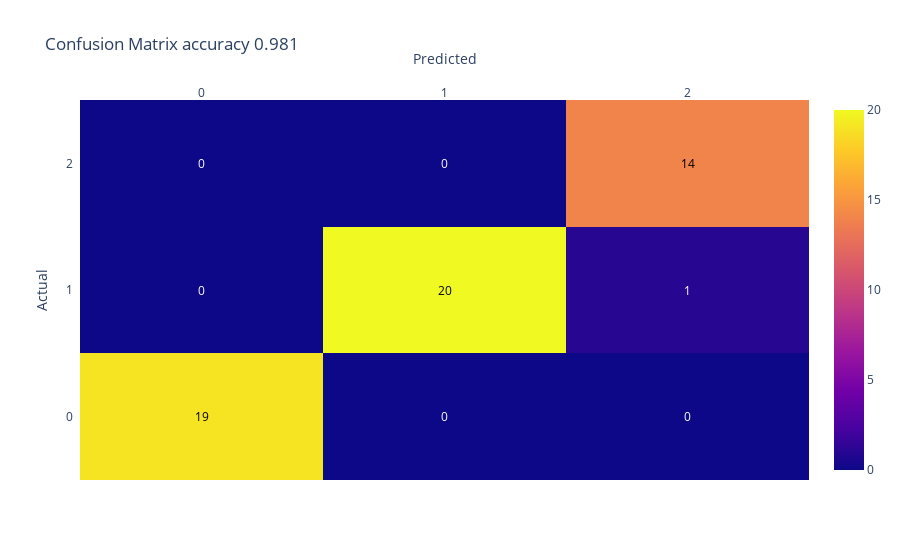

The code cell stored with this chart in its notebook:
### Code cell
X_train, X_test, y_train, y_test = train_test_split(X, y, test_size=0.30, random_state=42)
# train svm
from sklearn import svm
clf = svm.SVC(kernel='linear', C=1).fit(X_train, y_train)
accuracy = clf.score(X_test, y_test)
print("accuracy",accuracy)
# get confusion metrics
from sklearn.metrics import confusion_matrix
y_pred = clf.predict(X_test)
confusion_mat  = confusion_matrix(y_test, y_pred)

import plotly.figure_factory as ff
# set title and labels

fig = ff.create_annotated_heatmap(confusion_mat, x=['0', '1', '2'], y=['0', '1', '2'], annotation_text=confusion_mat, showscale=True)
fig.update_layout(title_text=f'Confusion Matrix accuracy {accuracy:.3f}', xaxis_title="Predicted", yaxis_title="Actual")
fig.show()

### Figure 1 — Plotly figure (JSON) as saved in the notebook; plotly's stock layout.template omitted (floating-point values rounded to 4 significant figures)
{"data": [{"colorscale": [[0, "#0d0887"], [0.1111, "#46039f"], [0.2222, "#7201a8"], [0.3333, "#9c179e"], [0.4444, "#bd3786"], [0.5556, "#d8576b"], [0.6667, "#ed7953"], [0.7778, "#fb9f3a"], [0.8889, "#fdca26"], [1, "#f0f921"]], "reversescale": false, "showscale": true, "type": "heatmap", "x": ["0", "1", "2"], "y": ["0", "1", "2"], "z": [[19, 0, 0], [0, 20, 1], [0, 0, 14]]}], "layout": {"annotations": [{"font": {"color": "#000000"}, "showarrow": false, "text": "19", "x": "0", "xref": "x", "y": "0", "yref": "y"}, {"font": {"color": "#FFFFFF"}, "showarrow": false, "text": "0", "x": "1", "xref": "x", "y": "0", "yref": "y"}, {"font": {"color": "#FFFFFF"}, "showarrow": false, "text": "0", "x": "2", "xref": "x", "y": "0", "yref": "y"}, {"font": {"color": "#FFFFFF"}, "showarrow": false, "text": "0", "x": "0", "xref": "x", "y": "1", "yref": "y"}, {"font": {"color": "#000000"}, "showarrow": false, "text": "20", "x": "1", "xref": "x", "y": "1", "yref": "y"}, {"font": {"color": "#FFFFFF"}, "showarrow": false, "text": "1", "x": "2", "xref": "x", "y": "1", "yref": "y"}, {"font": {"color": "#FFFFFF"}, "showarrow": false, "text": "0", "x": "0", "xref": "x", "y": "2", "yref": "y"}, {"font": {"color": "#FFFFFF"}, "showarrow": false, "text": "0", "x": "1", "xref": "x", "y": "2", "yref": "y"}, {"font": {"color": "#000000"}, "showarrow": false, "text": "14", "x": "2", "xref": "x", "y": "2", "yref": "y"}], "title": {"text": "Confusion Matrix accuracy 0.981"}, "xaxis": {"dtick": 1, "gridcolor": "rgb(0, 0, 0)", "side": "top", "ticks": "", "title": {"text": "Predicted"}}, "yaxis": {"dtick": 1, "ticks": "", "ticksuffix": "  ", "title": {"text": "Actual"}}}}
